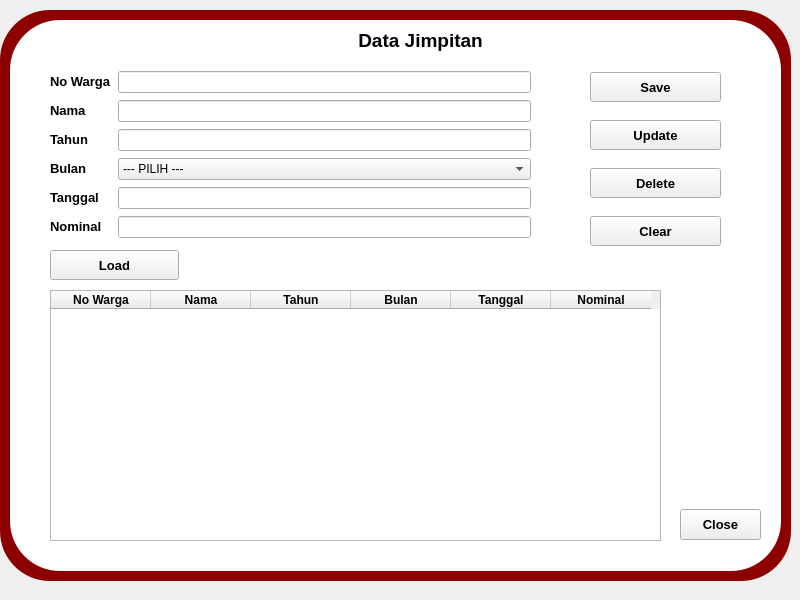
<?xml version="1.0" encoding="UTF-8"?>
<ui version="4.0">
 <class>MainWindow</class>
 <widget class="QMainWindow" name="MainWindow">
  <property name="geometry">
   <rect>
    <x>0</x>
    <y>0</y>
    <width>800</width>
    <height>600</height>
   </rect>
  </property>
  <property name="windowTitle">
   <string>MainWindow</string>
  </property>
  <property name="styleSheet">
   <string notr="true"/>
  </property>
  <widget class="QWidget" name="centralwidget">
   <widget class="QWidget" name="verticalLayoutWidget">
    <property name="geometry">
     <rect>
      <x>590</x>
      <y>60</y>
      <width>131</width>
      <height>201</height>
     </rect>
    </property>
    <layout class="QVBoxLayout" name="verticalLayout">
     <item>
      <widget class="QPushButton" name="btnSave">
       <property name="minimumSize">
        <size>
         <width>0</width>
         <height>30</height>
        </size>
       </property>
       <property name="font">
        <font>
         <pointsize>10</pointsize>
         <weight>75</weight>
         <bold>true</bold>
        </font>
       </property>
       <property name="text">
        <string>Save</string>
       </property>
      </widget>
     </item>
     <item>
      <widget class="QPushButton" name="btnUpdate">
       <property name="minimumSize">
        <size>
         <width>0</width>
         <height>30</height>
        </size>
       </property>
       <property name="font">
        <font>
         <pointsize>10</pointsize>
         <weight>75</weight>
         <bold>true</bold>
        </font>
       </property>
       <property name="text">
        <string>Update</string>
       </property>
      </widget>
     </item>
     <item>
      <widget class="QPushButton" name="btnDelete">
       <property name="minimumSize">
        <size>
         <width>0</width>
         <height>30</height>
        </size>
       </property>
       <property name="font">
        <font>
         <pointsize>10</pointsize>
         <weight>75</weight>
         <bold>true</bold>
        </font>
       </property>
       <property name="text">
        <string>Delete</string>
       </property>
      </widget>
     </item>
     <item>
      <widget class="QPushButton" name="btnClear">
       <property name="minimumSize">
        <size>
         <width>0</width>
         <height>30</height>
        </size>
       </property>
       <property name="font">
        <font>
         <pointsize>10</pointsize>
         <weight>75</weight>
         <bold>true</bold>
        </font>
       </property>
       <property name="text">
        <string>Clear</string>
       </property>
      </widget>
     </item>
    </layout>
   </widget>
   <widget class="QLabel" name="label_6">
    <property name="geometry">
     <rect>
      <x>330</x>
      <y>20</y>
      <width>181</width>
      <height>41</height>
     </rect>
    </property>
    <property name="text">
     <string>&lt;html&gt;&lt;head/&gt;&lt;body&gt;&lt;p align=&quot;center&quot;&gt;&lt;span style=&quot; font-size:14pt; font-weight:600;&quot;&gt;Data Jimpitan&lt;/span&gt;&lt;/p&gt;&lt;/body&gt;&lt;/html&gt;</string>
    </property>
   </widget>
   <widget class="QWidget" name="gridLayoutWidget">
    <property name="geometry">
     <rect>
      <x>50</x>
      <y>70</y>
      <width>481</width>
      <height>171</height>
     </rect>
    </property>
    <layout class="QGridLayout" name="gridLayout">
     <item row="3" column="0">
      <widget class="QLabel" name="label">
       <property name="text">
        <string>&lt;html&gt;&lt;head/&gt;&lt;body&gt;&lt;p&gt;&lt;span style=&quot; font-size:10pt; font-weight:600;&quot;&gt;Bulan&lt;/span&gt;&lt;/p&gt;&lt;/body&gt;&lt;/html&gt;</string>
       </property>
      </widget>
     </item>
     <item row="3" column="2">
      <widget class="QComboBox" name="cbBulan">
       <item>
        <property name="text">
         <string>--- PILIH ---</string>
        </property>
       </item>
       <item>
        <property name="text">
         <string>Januari</string>
        </property>
       </item>
       <item>
        <property name="text">
         <string>Februari</string>
        </property>
       </item>
       <item>
        <property name="text">
         <string>Maret</string>
        </property>
       </item>
       <item>
        <property name="text">
         <string>April</string>
        </property>
       </item>
       <item>
        <property name="text">
         <string>Mei</string>
        </property>
       </item>
       <item>
        <property name="text">
         <string>Juni</string>
        </property>
       </item>
       <item>
        <property name="text">
         <string>Juli</string>
        </property>
       </item>
       <item>
        <property name="text">
         <string>Agustus</string>
        </property>
       </item>
       <item>
        <property name="text">
         <string>September</string>
        </property>
       </item>
       <item>
        <property name="text">
         <string>Oktober</string>
        </property>
       </item>
       <item>
        <property name="text">
         <string>November</string>
        </property>
       </item>
       <item>
        <property name="text">
         <string>Desember</string>
        </property>
       </item>
      </widget>
     </item>
     <item row="1" column="2">
      <widget class="QLineEdit" name="txtNama"/>
     </item>
     <item row="2" column="0">
      <widget class="QLabel" name="label_7">
       <property name="text">
        <string>&lt;html&gt;&lt;head/&gt;&lt;body&gt;&lt;p&gt;&lt;span style=&quot; font-size:10pt; font-weight:600;&quot;&gt;Tahun&lt;/span&gt;&lt;/p&gt;&lt;/body&gt;&lt;/html&gt;</string>
       </property>
      </widget>
     </item>
     <item row="0" column="2">
      <widget class="QLineEdit" name="txtNo"/>
     </item>
     <item row="1" column="0">
      <widget class="QLabel" name="label_3">
       <property name="text">
        <string>&lt;html&gt;&lt;head/&gt;&lt;body&gt;&lt;p&gt;&lt;span style=&quot; font-size:10pt; font-weight:600;&quot;&gt;Nama&lt;/span&gt;&lt;/p&gt;&lt;/body&gt;&lt;/html&gt;</string>
       </property>
      </widget>
     </item>
     <item row="0" column="0">
      <widget class="QLabel" name="label_2">
       <property name="text">
        <string>&lt;html&gt;&lt;head/&gt;&lt;body&gt;&lt;p&gt;&lt;span style=&quot; font-size:10pt; font-weight:600;&quot;&gt;No Warga&lt;/span&gt;&lt;/p&gt;&lt;/body&gt;&lt;/html&gt;</string>
       </property>
      </widget>
     </item>
     <item row="4" column="0">
      <widget class="QLabel" name="label_4">
       <property name="text">
        <string>&lt;html&gt;&lt;head/&gt;&lt;body&gt;&lt;p&gt;&lt;span style=&quot; font-size:10pt; font-weight:600;&quot;&gt;Tanggal&lt;/span&gt;&lt;/p&gt;&lt;/body&gt;&lt;/html&gt;</string>
       </property>
      </widget>
     </item>
     <item row="2" column="2">
      <widget class="QLineEdit" name="txtTahun"/>
     </item>
     <item row="5" column="2">
      <widget class="QLineEdit" name="txtNominal"/>
     </item>
     <item row="4" column="2">
      <widget class="QLineEdit" name="dateEdit_2"/>
     </item>
     <item row="5" column="0">
      <widget class="QLabel" name="label_5">
       <property name="text">
        <string>&lt;html&gt;&lt;head/&gt;&lt;body&gt;&lt;p&gt;&lt;span style=&quot; font-size:10pt; font-weight:600;&quot;&gt;Nominal&lt;/span&gt;&lt;/p&gt;&lt;/body&gt;&lt;/html&gt;</string>
       </property>
      </widget>
     </item>
    </layout>
   </widget>
   <widget class="QTableWidget" name="tableWidget">
    <property name="geometry">
     <rect>
      <x>50</x>
      <y>290</y>
      <width>611</width>
      <height>251</height>
     </rect>
    </property>
    <property name="editTriggers">
     <set>QAbstractItemView::AnyKeyPressed|QAbstractItemView::DoubleClicked|QAbstractItemView::EditKeyPressed|QAbstractItemView::SelectedClicked</set>
    </property>
    <column>
     <property name="text">
      <string>No Warga</string>
     </property>
     <property name="font">
      <font>
       <weight>75</weight>
       <bold>true</bold>
      </font>
     </property>
     <property name="textAlignment">
      <set>AlignCenter</set>
     </property>
    </column>
    <column>
     <property name="text">
      <string>Nama</string>
     </property>
     <property name="font">
      <font>
       <weight>75</weight>
       <bold>true</bold>
      </font>
     </property>
     <property name="textAlignment">
      <set>AlignCenter</set>
     </property>
    </column>
    <column>
     <property name="text">
      <string>Tahun</string>
     </property>
     <property name="font">
      <font>
       <weight>75</weight>
       <bold>true</bold>
      </font>
     </property>
     <property name="textAlignment">
      <set>AlignCenter</set>
     </property>
    </column>
    <column>
     <property name="text">
      <string>Bulan</string>
     </property>
     <property name="font">
      <font>
       <weight>75</weight>
       <bold>true</bold>
      </font>
     </property>
     <property name="textAlignment">
      <set>AlignCenter</set>
     </property>
    </column>
    <column>
     <property name="text">
      <string>Tanggal</string>
     </property>
     <property name="font">
      <font>
       <weight>75</weight>
       <bold>true</bold>
      </font>
     </property>
     <property name="textAlignment">
      <set>AlignCenter</set>
     </property>
    </column>
    <column>
     <property name="text">
      <string>Nominal</string>
     </property>
     <property name="font">
      <font>
       <weight>75</weight>
       <bold>true</bold>
      </font>
     </property>
     <property name="textAlignment">
      <set>AlignCenter</set>
     </property>
    </column>
   </widget>
   <widget class="QPushButton" name="btnClose">
    <property name="geometry">
     <rect>
      <x>680</x>
      <y>509</y>
      <width>81</width>
      <height>31</height>
     </rect>
    </property>
    <property name="minimumSize">
     <size>
      <width>0</width>
      <height>30</height>
     </size>
    </property>
    <property name="font">
     <font>
      <pointsize>10</pointsize>
      <weight>75</weight>
      <bold>true</bold>
     </font>
    </property>
    <property name="text">
     <string>Close</string>
    </property>
   </widget>
   <widget class="QPushButton" name="btnLoad">
    <property name="geometry">
     <rect>
      <x>50</x>
      <y>250</y>
      <width>129</width>
      <height>30</height>
     </rect>
    </property>
    <property name="minimumSize">
     <size>
      <width>0</width>
      <height>30</height>
     </size>
    </property>
    <property name="font">
     <font>
      <pointsize>10</pointsize>
      <weight>75</weight>
      <bold>true</bold>
     </font>
    </property>
    <property name="text">
     <string>Load</string>
    </property>
   </widget>
   <widget class="QLabel" name="label_8">
    <property name="geometry">
     <rect>
      <x>0</x>
      <y>10</y>
      <width>791</width>
      <height>571</height>
     </rect>
    </property>
    <property name="styleSheet">
     <string notr="true">background-color: rgb(140, 0, 0);
border-radius: 50px;
border-top-right-radius: 50px;

</string>
    </property>
    <property name="text">
     <string/>
    </property>
   </widget>
   <widget class="QLabel" name="label_9">
    <property name="geometry">
     <rect>
      <x>10</x>
      <y>20</y>
      <width>771</width>
      <height>551</height>
     </rect>
    </property>
    <property name="styleSheet">
     <string notr="true">background-color: rgb(255, 255, 255);
border-radius: 50px;
border-top-right-radius: 50px;

</string>
    </property>
    <property name="text">
     <string/>
    </property>
   </widget>
   <zorder>label_8</zorder>
   <zorder>label_9</zorder>
   <zorder>verticalLayoutWidget</zorder>
   <zorder>label_6</zorder>
   <zorder>gridLayoutWidget</zorder>
   <zorder>tableWidget</zorder>
   <zorder>btnClose</zorder>
   <zorder>btnLoad</zorder>
  </widget>
  <widget class="QMenuBar" name="menubar">
   <property name="geometry">
    <rect>
     <x>0</x>
     <y>0</y>
     <width>800</width>
     <height>21</height>
    </rect>
   </property>
  </widget>
 </widget>
 <resources/>
 <connections/>
</ui>
